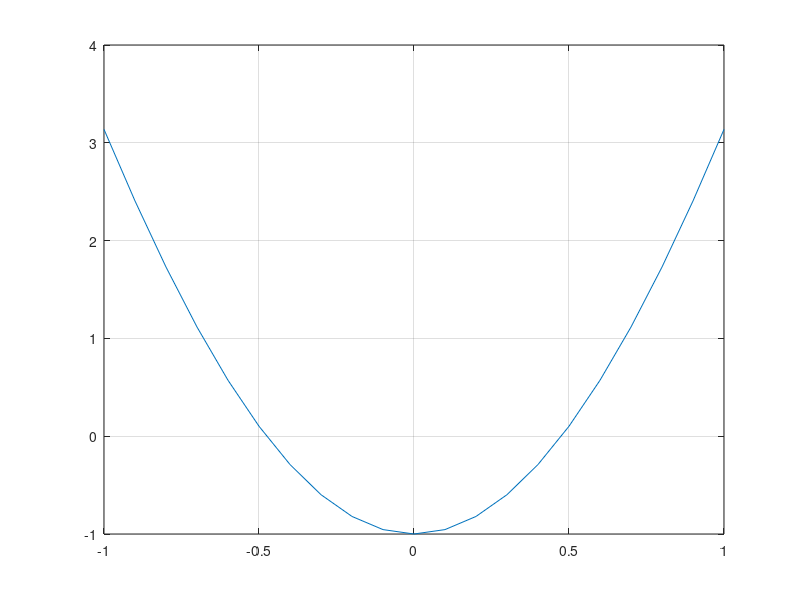

Reproduce this figure in MATLAB.
function bracketing()
clear
clc
close all

x = -1:0.1:1;

y = 8 - 9*cos(x);

plot(x,y)

grid on

%x = ginput;

%x1 = x(2);
%x0 = x(1);

%dx =x1-x0;

%%%%%%Later add ginput
x0 = -0.6;
dx = 0.4;
f0 = ex(x0);
err = abs(f0);
threshold = 1e-4;
iter = 0;
while err > threshold
    
    %%%Step forward
    x0 = x0 + dx;
    %%%Evaluate the function 
    f1 = ex(x0);
    
    %%%if f1 is negative or rather opposite sign to f0
    if sign(f1) ~= sign(f0)
        dx = -dx;
    end
    f0 = f1; %%%Reset our bounds
    dx = dx/2;
    
    %%%Recompute err
    err = abs(f0);
    
    iter = iter + 1;
    
end

x0
err
iter



function out = ex(in)

out = 8-9*cos(in);
